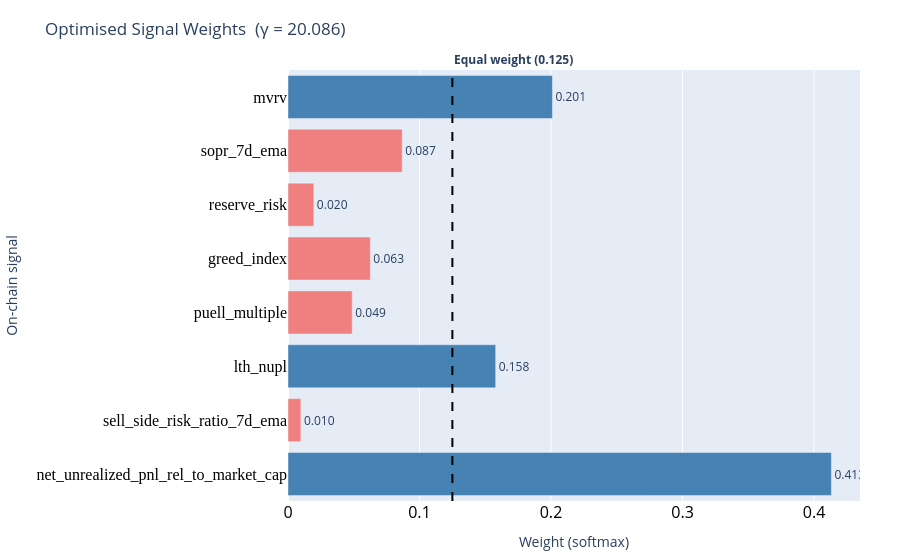

The code cell stored with this chart in its notebook:
### Code cell
# Learned signal weights bar chart
baseline_w = 1.0 / N_SIGNALS   # equal-weight reference

fig_w = go.Figure()
fig_w.add_trace(go.Bar(
    y=SIGNAL_COLS,
    x=opt_sig_w,
    orientation="h",
    text=[f"{w:.3f}" for w in opt_sig_w],
    textposition="outside",
    marker_color=[
        "steelblue" if w >= baseline_w else "lightcoral"
        for w in opt_sig_w
    ],
    name="Optimised weight",
))
fig_w.add_vline(
    x=baseline_w,
    line_dash="dash",
    line_color="black",
)
fig_w.add_annotation(
    x=baseline_w,
    y=1,              # > 1 pushes above plot area ("outside")
    xref="x",
    yref="paper",
    text=f"<b>Equal weight ({baseline_w:.3f})</b>",
    showarrow=False,     
    xanchor="left",
    yanchor="bottom",
)
fig_w.update_xaxes(
    tickfont=dict(size=16, color="black")
)
fig_w.update_yaxes(
    tickfont=dict(family="Arial Black", size=16, color="black")
)
fig_w.update_layout(
    title=f"Optimised Signal Weights  (γ = {opt_exponent:.3f})",
    yaxis_title="On-chain signal",
    xaxis_title="Weight (softmax)",
    margin=dict(l=220, r=40, t=70, b=40),
    showlegend=False,
)
fig_w.update_yaxes(autorange="reversed")
fig_w.show()

### Figure 1 — Plotly figure (JSON) as saved in the notebook; plotly's stock layout.template omitted (floating-point values rounded to 4 significant figures)
{"data": [{"marker": {"color": ["steelblue", "lightcoral", "lightcoral", "lightcoral", "lightcoral", "steelblue", "lightcoral", "steelblue"]}, "name": "Optimised weight", "orientation": "h", "text": ["0.201", "0.087", "0.020", "0.063", "0.049", "0.158", "0.010", "0.413"], "textposition": "outside", "type": "bar", "x": [0.2011, 0.08683, 0.01967, 0.06262, 0.04885, 0.1579, 0.009787, 0.4132], "y": ["mvrv", "sopr_7d_ema", "reserve_risk", "greed_index", "puell_multiple", "lth_nupl", "sell_side_risk_ratio_7d_ema", "net_unrealized_pnl_rel_to_market_cap"]}], "layout": {"annotations": [{"showarrow": false, "text": "<b>Equal weight (0.125)</b>", "x": 0.125, "xanchor": "left", "xref": "x", "y": 1, "yanchor": "bottom", "yref": "paper"}], "margin": {"b": 40, "l": 220, "r": 40, "t": 70}, "shapes": [{"line": {"color": "black", "dash": "dash"}, "type": "line", "x0": 0.125, "x1": 0.125, "xref": "x", "y0": 0, "y1": 1, "yref": "y domain"}], "showlegend": false, "title": {"text": "Optimised Signal Weights  (γ = 20.086)"}, "xaxis": {"tickfont": {"color": "black", "size": 16}, "title": {"text": "Weight (softmax)"}}, "yaxis": {"autorange": "reversed", "tickfont": {"color": "black", "family": "Arial Black", "size": 16}, "title": {"text": "On-chain signal"}}}}
